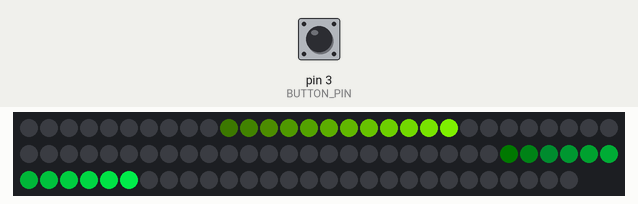
The sketch below on a simulated Arduino Uno, built with avr-gcc and run on an emulated ATmega328P. Parts: 88 RGB LEDs in strip order, left to right, continuing on the next row. The test bench sets the inputs (shaded band); at power-on: pin 3 (BUTTON_PIN) HIGH. Dim RGB values are drawn brighter than linear; random numbers use the default seed unless the sketch sets one.

Above: at 1.2 s.
1.3 s: pin 3 (BUTTON_PIN) pulled LOW for 0.15 s
At 1.7 s:
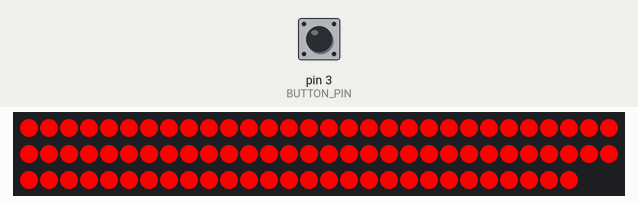
2.9 s: pin 3 (BUTTON_PIN) pulled LOW for 1 s
At 3.9 s:
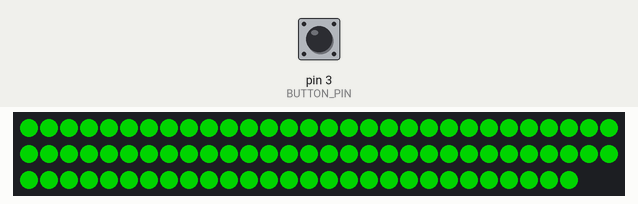
5.4 s: pin 3 (BUTTON_PIN) pulled LOW for 0.15 s
At 5.85 s:
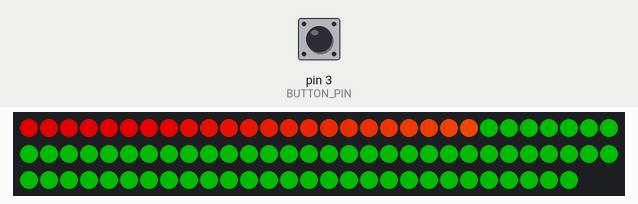
8.7 s: pin 3 (BUTTON_PIN) pulled LOW for 3.2 s
At 10.74 s:
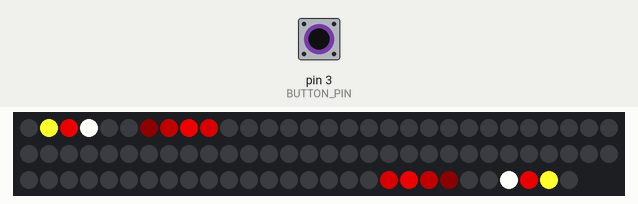
12.5 s: pin 3 (BUTTON_PIN) pulled LOW for 0.15 s
At 12.9 s:
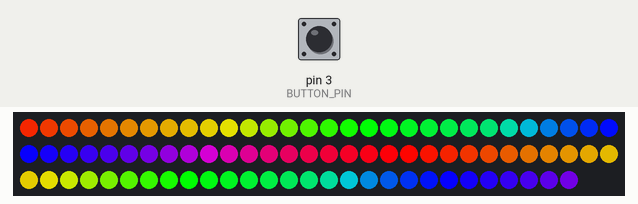
13.2 s: pin 3 (BUTTON_PIN) pulled LOW for 1 s
At 14.44 s:
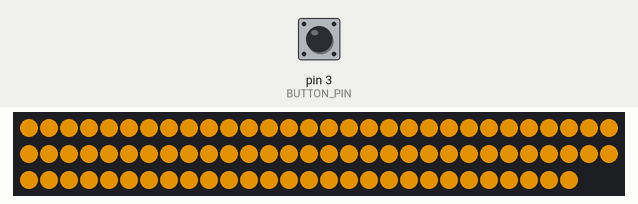
Timing chart, 0 to 16.2 s (numbered marks = the images above; inputs shaded):
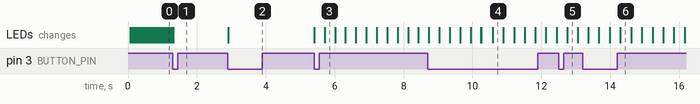

Measured:
- after the input at 2.9 s, the LEDs: change at once (image 2)
- after the input at 5.4 s, the LEDs: first change at once (image 3 shows a later state)

The sketch:

hexgate2_nano.ino
```cpp
#include <FastLED.h>
#include <avr/sleep.h>

#define NUM_LEDS 88 // Количество светодиодов в ленте
#define DATA_PIN 2
#define BUTTON_PIN 3 // Пин для кнопки

// Параметры для эффекта огня
#define COOLING 55 // Охлаждение пламени
#define SPARKING 120 // Вероятность появления искр

int battery_voltage; // Напряжение батареи
int mode = 4; // Переменная для хранения текущего режима
bool buttonPressed = false; // Флаг нажатия кнопки
unsigned long lastDebounceTime = 0; // Время последнего срабатывания кнопки
const unsigned long debounceDelay = 50; // Задержка для антидребезга

CRGB leds[NUM_LEDS]; // Массив для управления светодиодами

void setup() {
  FastLED.addLeds<WS2812, DATA_PIN, GRB>(leds, NUM_LEDS); // Инициализация ленты
  FastLED.setBrightness(255); // Установка максимальной яркости
  pinMode(BUTTON_PIN, INPUT_PULLUP); // Настройка пина кнопки как вход с подтяжкой
  set_sleep_mode(SLEEP_MODE_PWR_DOWN); // Настройка режима сна

}

// Функция для плавного уменьшения яркости всех светодиодов
void fadeall() {
  for(int i = 0; i < NUM_LEDS; i++) {
    leds[i].nscale8(250);
  }
}

// Функция для мигания светодиодов красным цветом (при разряде)
void blink() {
  for(int i = 0; i < NUM_LEDS; i++) {
    leds[i] = CRGB::Red; // Установка i-го светодиода в красный цвет
    FastLED.show(); // Обновление ленты
  }
  delay(500);

  for(int i = 0; i < NUM_LEDS; i++) {
    leds[i] = CRGB::Black; // Выключение i-го светодиода
    FastLED.show();
  }
  delay(500);

  battery_voltage = readVcc(); // Чтение напряжения батареи
  if (battery_voltage < 2900) { // Если напряжение ниже 2.9V
    sleep_mode(); // Переход в режим сна
  }
  blink();
}

// Функция для чтения напряжения батареи
long readVcc() {
  long result;
    // Настройка ADC для чтения внутреннего опорного напряжения 1.1V
    ADMUX = _BV(REFS0) | _BV(MUX3) | _BV(MUX2) | _BV(MUX1);
    delay(2); // Ожидание стабилизации напряжения
    ADCSRA |= _BV(ADSC); // Запуск преобразования
    while (bit_is_set(ADCSRA, ADSC)); // Ожидание завершения преобразования
    result = ADCL;
    result |= ADCH << 8;
    result = 1126400L / result; // Пересчёт результата в милливольты

  return result;
}


// Режим 0: Изначальный режим (движение светодиодов в одном направлении и обратно)
void originalMode() {
  static uint8_t hue = 0; // Переменная для хранения оттенка цвета

  // Движение светодиодов в одном направлении
  for(int i = 0; i < NUM_LEDS; i++) {
    leds[i] = CHSV(hue++, 255, 255); // Установка i-го светодиода в цвет с оттенком hue
    FastLED.show(); // Обновление ленты
    fadeall(); // Плавное уменьшение яркости
    delay(10);
  }

  // Движение светодиодов в обратном направлении
  for(int i = NUM_LEDS - 1; i >= 0; i--) {
    leds[i] = CHSV(hue++, 255, 255); // Установка i-го светодиода в цвет с оттенком hue
    FastLED.show();
    fadeall();
    delay(10);
  }
}

// Режим 1: Огонь (горение с двух концов ленты)
void fire() {
  static uint8_t heat[NUM_LEDS / 2]; // Массив для хранения "температуры" пламени

  // Охлаждение каждого пикселя
  for (int i = 0; i < NUM_LEDS / 2; i++) {
    heat[i] = qsub8(heat[i], random8(0, ((COOLING * 10) / (NUM_LEDS / 2)) + 2));
  }

  // Распространение тепла
  for (int k = (NUM_LEDS / 2) - 1; k >= 2; k--) {
    heat[k] = (heat[k - 1] + heat[k - 2] + heat[k - 2]) / 3;
  }

  // Добавление новых искр
  if (random8() < SPARKING) {
    int y = random8(7);
    heat[y] = qadd8(heat[y], random8(160, 255));
  }

  // Отображение пламени с двух концов ленты
  for (int j = 0; j < NUM_LEDS / 2; j++) {
    CRGB color = HeatColor(heat[j]);
    leds[j] = color;
    leds[NUM_LEDS - 1 - j] = color;
  }

  FastLED.show();
  FastLED.delay(20);
}

// Режим 2: Радуга
void rainbow() {
  static uint8_t hue = 0;
  for(int i = 0; i < NUM_LEDS; i++) {
    leds[i] = CHSV(hue + i * 5, 255, 255); // Радужный эффект
  }
  FastLED.show();
  hue++;
  delay(10);
}

// Режим 3: Плавное изменение цвета
void colorFade() {
  static uint8_t hue = 0;
  fill_solid(leds, NUM_LEDS, CHSV(hue, 255, 255)); // Плавное изменение цвета
  FastLED.show();
  hue++;
  delay(20);
}

// Режим 4: Красный цвет
void redColor() {
  fill_solid(leds, NUM_LEDS, CRGB::Red); // Заполнение ленты красным цветом
  FastLED.show();
}

// Режим 5: Зелёный цвет
void greenColor() {
  fill_solid(leds, NUM_LEDS, CRGB::Green); // Заполнение ленты зелёным цветом
  FastLED.show();
}

// Режим "Кометы"
void comets() {
  const int numComets = 2; // Количество комет
  const int cometSize = 12 ; // Длина хвоста кометы
  static uint8_t hue = 0; // Переменная для хранения оттенка цвета
  static int cometPositions[numComets]; // Позиции комет
  static uint8_t cometHues[numComets]; // Цвета комет

  // Инициализация позиций и цветов комет при первом запуске
  static bool firstRun = true;
  if (firstRun) {
    for (int i = 0; i < numComets; i++) {
      cometPositions[i] = i * (NUM_LEDS / numComets); // Равномерное распределение комет
      cometHues[i] = random(255); // Случайный начальный цвет
    }
    firstRun = false;
  }

  // Очистка ленты (вся лента тёмная)
  fill_solid(leds, NUM_LEDS, CRGB::Black);

  // Отрисовка комет с хвостами
  for (int i = 0; i < numComets; i++) {
    // Двигаем комету
    cometPositions[i] = (cometPositions[i] + 1) % NUM_LEDS;

    // Рисуем комету с хвостом
    for (int j = 0; j < cometSize; j++) {
      int pos = (cometPositions[i] - j + NUM_LEDS) % NUM_LEDS; // Позиция с учётом хвоста
      uint8_t brightness = 255 * (cometSize - j) / cometSize; // Явное затухание яркости хвоста
      leds[pos] = CHSV(cometHues[i], 255, brightness); // Цвет с затуханием
    }

    // Меняем цвет кометы
    cometHues[i] += 5;
  }

  FastLED.show();
  delay(50); // Задержка для скорости движения
}

void loop() {
  // Чтение состояния кнопки с антидребезгом
  int reading = digitalRead(BUTTON_PIN);
  if (reading == LOW) { // Если кнопка нажата (LOW, так как подключена к GND)
    if (!buttonPressed && (millis() - lastDebounceTime) > debounceDelay) {
      buttonPressed = true;
      lastDebounceTime = millis();
      mode = (mode + 1) % 7; // Переключение режима (теперь 6 режимов)
    }
  } else {
    buttonPressed = false;
  }

  // Выбор режима в зависимости от значения переменной mode
  switch (mode) {
    case 0:
      originalMode(); // гекса
      break;
    case 1:
      fire(); // Огонь с двух концов ленты
      break;
    case 2:
      rainbow(); // Радуга
      break;
    case 3:
      colorFade(); // Плавное изменение цвета
      break;
    case 4:
      comets(); // Кометы
      break;
    case 5:
      redColor(); // Красный цвет
      break;
    case 6:
      greenColor(); // Зелёный цвет
      break;
  }

  // Проверка напряжения батареи
  battery_voltage = readVcc();
  if (battery_voltage < 3000) { // Если напряжение ниже 3.0V
    battery_voltage = readVcc(); // Повторное чтение для исключения случайных значений
    if (battery_voltage < 3000) { // Если напряжение всё ещё ниже 3.0V
      blink();
    }
  }
}
```
